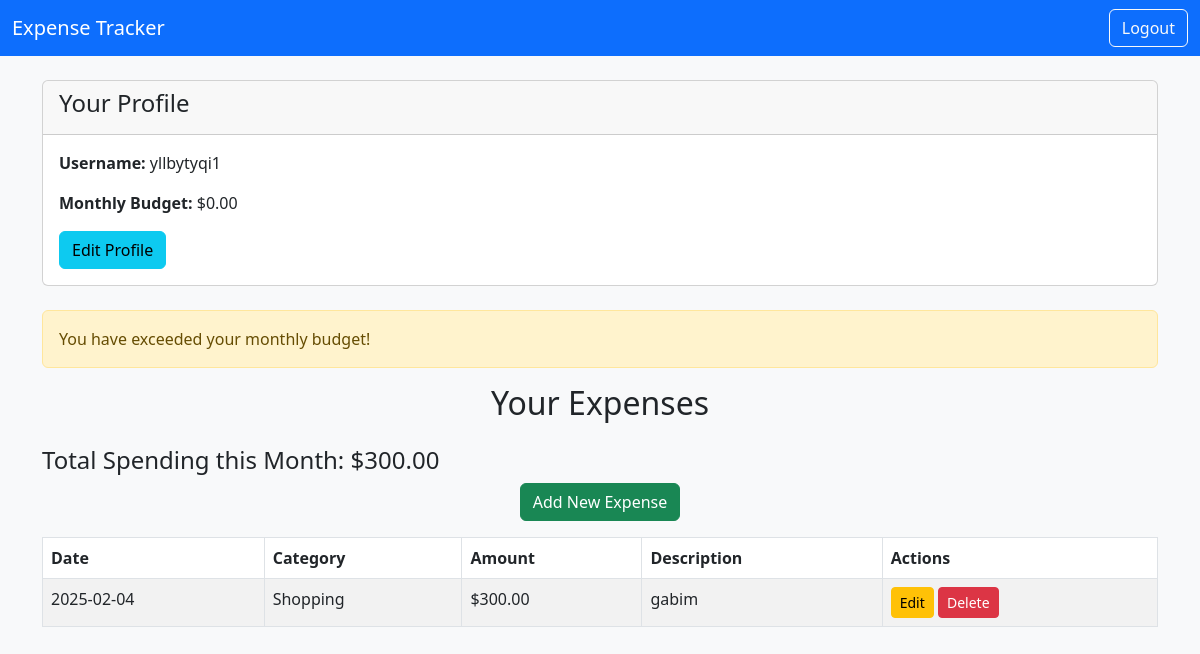
The app's page /dashboard.php (signed in) with its own data.
### tables this page shows
CREATE TABLE `users` (
  `id` int(11) NOT NULL,
  `username` varchar(50) NOT NULL,
  `password` varchar(255) NOT NULL,
  `monthly_budget` decimal(10,2) DEFAULT 0.00
);

CREATE TABLE `expenses` (
  `id` int(11) NOT NULL,
  `user_id` int(11) DEFAULT NULL,
  `category_id` int(11) DEFAULT NULL,
  `amount` decimal(10,2) NOT NULL,
  `description` text DEFAULT NULL,
  `date` date NOT NULL
);

CREATE TABLE `categories` (
  `id` int(11) NOT NULL,
  `name` varchar(50) NOT NULL
);

### dashboard.php (the view, shortened to what this page needs)
<?php
include 'config.php';
$user_id = $_SESSION['user_id'];
$sql = "SELECT * FROM users WHERE id = $user_id";
$result = $conn->query($sql);
$user = $result->fetch_assoc();
$monthly_budget = $user['monthly_budget'];
$sql_spending = "SELECT SUM(amount) AS total_spending FROM expenses WHERE user_id = $user_id AND MONTH(date) = MONTH(CURRENT_DATE())";
$result_spending = $conn->query($sql_spending);
$row_spending = $result_spending->fetch_assoc();
$total_spending = $row_spending['total_spending'];
$alert_message = "";
if ($total_spending >= $monthly_budget * 1.1) {
    $alert_message = "You have exceeded your monthly budget!";
} elseif ($total_spending >= $monthly_budget * 0.9) {
    $alert_message = "Warning: You are close to exceeding your budget!";
}
?>
<!DOCTYPE html>
<html lang="en">
<head>
    <link rel="stylesheet" href="https://cdn.jsdelivr.net/npm/bootstrap@5.3.0-alpha3/dist/css/bootstrap.min.css">
</head>
<body class="bg-light">
<nav class="navbar navbar-expand-lg navbar-light bg-primary">
    <div class="container-fluid">
        <a class="navbar-brand text-white" href="#">Expense Tracker</a>
        <a class="btn btn-outline-light" href="logout.php">Logout</a>
    </div>
</nav>
<div class="container mt-4">
    <div class="card mb-4">
        <div class="card-header">
            <h4>Your Profile</h4>
        </div>
        <div class="card-body">
            <p><strong>Username:</strong> <?= $user['username'] ?></p>
            <p><strong>Monthly Budget:</strong> $<?= number_format($monthly_budget, 2) ?></p>
            <a href="profile.php" class="btn btn-info">Edit Profile</a>
        </div>
    </div>
    <?php if ($alert_message): ?>
        <div class="alert alert-warning">
            <?= $alert_message ?>
        </div>
    <?php endif; ?>
    <h2 class="text-center mb-4">Your Expenses</h2>
    <h4>Total Spending this Month: $<?= number_format($total_spending, 2) ?></h4>
    <div class="text-center mb-3">
        <a href="add.php" class="btn btn-success">Add New Expense</a>
    </div>
    <table class="table table-bordered table-striped">
        <thead>
            <tr>
                <th>Date</th>
                <th>Category</th>
                <th>Amount</th>
                <th>Description</th>
                <th>Actions</th>
            </tr>
        </thead>
        <tbody>
            <?php
            $sql_expenses = "SELECT e.id, e.amount, e.description, e.date, c.name AS category
                             FROM expenses e
                             JOIN categories c ON e.category_id = c.id
                             WHERE e.user_id = $user_id
                             ORDER BY e.date DESC";
            $result_expenses = $conn->query($sql_expenses);
            while ($row = $result_expenses->fetch_assoc()): ?>
            <tr>
                <td><?= $row['date'] ?></td>
                <td><?= $row['category'] ?></td>
                <td>$<?= number_format($row['amount'], 2) ?></td>
                <td><?= $row['description'] ?></td>
                <td>
                    <a href="edit.php?id=<?= $row['id'] ?>" class="btn btn-warning btn-sm">Edit</a>
                    <a href="delete.php?id=<?= $row['id'] ?>" class="btn btn-danger btn-sm">Delete</a>
                </td>
            </tr>
            <?php endwhile; ?>
        </tbody>
    </table>
</div>
</body>
</html>

### records on screen
users: username "yllbytyqi1", monthly_budget "0.00"
expenses: date "2025-02-04", category.name "Shopping", amount "300.00", description "gabim"

### other values on screen
$alert_message "You have exceeded your monthly budget!"
$total_spending "300.00"
